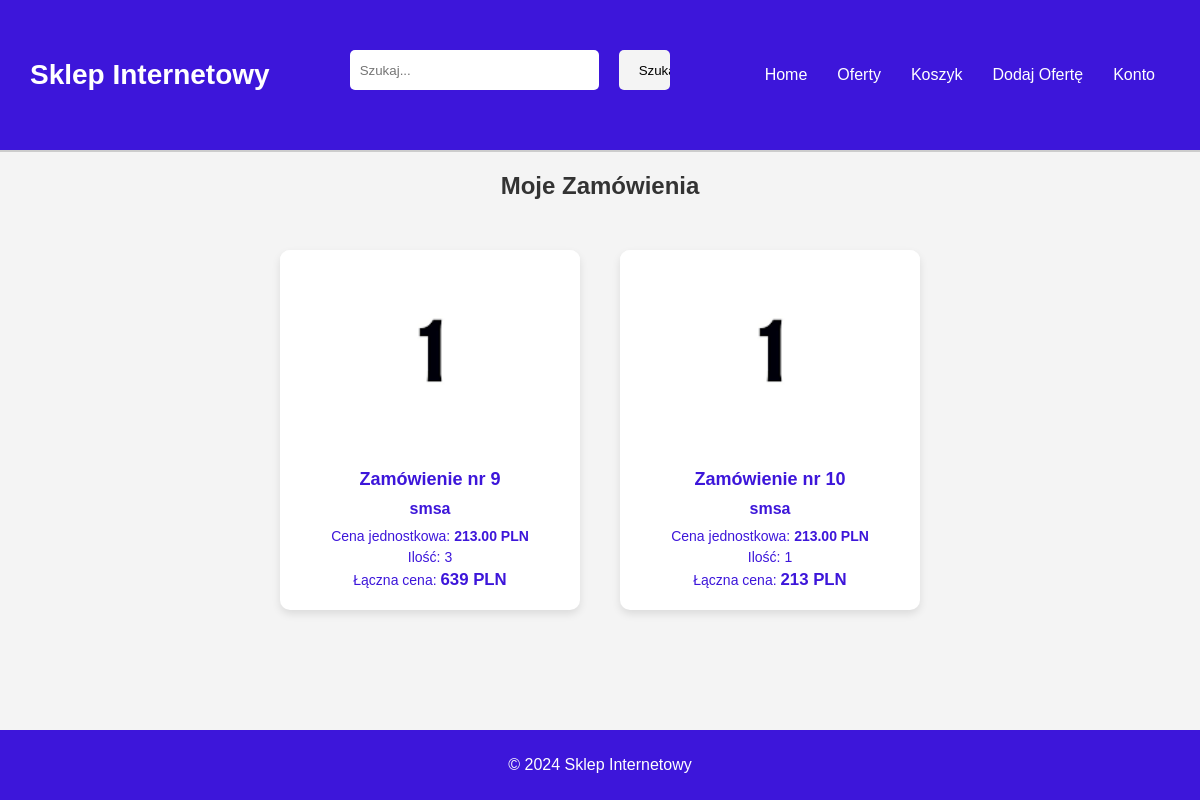
Page /pages/my_orders.php (signed in) on the committed database.
### tables this page shows
CREATE TABLE `order_items` (
  `id` int(11) NOT NULL,
  `order_id` int(11) DEFAULT NULL,
  `offer_id` varchar(50) DEFAULT NULL,
  `quantity` int(11) NOT NULL,
  `user_id` varchar(50) NOT NULL
);

CREATE TABLE `offers` (
  `id` varchar(50) NOT NULL,
  `user_id` varchar(50) DEFAULT NULL,
  `title` varchar(100) NOT NULL,
  `description` text NOT NULL,
  `price` decimal(10,2) NOT NULL,
  `image` varchar(255) DEFAULT NULL
);

### pages/my_orders.php (the view, shortened to what this page needs)
<?php
include("../config/db.php");
include("../templates/header.php");
$user_id = $_SESSION['user_id'];
$query = "SELECT order_items.id AS order_item_id, offers.title, offers.price, order_items.quantity, offers.image
          FROM order_items
          JOIN offers ON order_items.offer_id = offers.id
          JOIN users ON order_items.user_id = users.id
          WHERE users.id = ?";
$stmt = $conn->prepare($query);
$stmt->bind_param('i', $user_id);
$stmt->execute();
$result = $stmt->get_result();
?>
<h2>Moje Zamówienia</h2>
<div class="orders-container">
    <?php if ($result->num_rows > 0): ?>
        <?php while ($row = $result->fetch_assoc()): ?>
            <div class="order-item">
                <div class="order-item-image">
                    <img src="../uploads/<?php echo $row['image']; ?>" alt="<?php echo $row['title']; ?>">
                </div>
                <div class="order-item-details">
                    <h3>Zamówienie nr <?php echo $row['order_item_id']; ?></h3>
                    <h4><?php echo $row['title']; ?></h4>
                    <p>Cena jednostkowa: <span class="price"><?php echo $row['price']; ?> PLN</span></p>
                    <p>Ilość: <?php echo $row['quantity']; ?></p>
                    <p>Łączna cena: <span class="total-price"><?php echo $row['price'] * $row['quantity']; ?> PLN</span></p>
                </div>
            </div>
        <?php endwhile; ?>
    <?php else: ?>
        <p>Nie masz żadnych zamówień.</p>
    <?php endif; ?>
</div>
<?php
include("../templates/footer.php");
?>

### templates/header.php (shortened to what this page needs)
<!DOCTYPE html>
<html lang="pl">
<head>
    <link rel="stylesheet" href="../css/style.css">
</head>
<body>
    <header>
        <div class="container">
            <div class="logo">
                <h1>Sklep Internetowy</h1>
            </div>
            <div class="search-bar">
                <form action="search.php" method="get">
                    <input type="text" name="query" placeholder="Szukaj...">
                    <input type="submit" value="Szukaj">
                </form>
            </div>
            <nav>
                <a href="index.php">Home</a>
                <a href="view_offers.php">Oferty</a>
                <a href="cart.php">Koszyk</a>
                <?php if(isset($_SESSION['user_id'])): ?>
                    <a href="add_offer.php">Dodaj Ofertę</a>
                    <a href="account.php">Konto</a>
                <?php else: ?>
                    <a href="login.php">Zaloguj się</a>
                <?php endif; ?>
            </nav>
        </div>
    </header>

### templates/footer.php
<footer>
        <p>&copy; 2024 Sklep Internetowy</p>
    </footer>
</body>
</html>

### css/style.css (style rules this page uses)
body { font-family: Arial, sans-serif; margin: 0; padding: 0; background-color: #f4f4f4; }
header { background-color: #3d16da; color: white; padding: 10px 0; border-bottom: 2px solid #ccc; }
.orders-container { display: flex; flex-wrap: wrap; gap: 20px; justify-content: center; padding: 20px; }
.order-item { display: flex; flex-direction: column; background-color: #fff; border-radius: 10px; box-shadow: 0 4px 8px rgba(0, 0, 0, 0.1); overflow: hidden; width: 300px; margin: 10px; text-align: center; transition: transform 0.3s ease; }
.order-item img { width: 100%; height: 200px; object-fit: cover; }
.order-item-details { padding: 15px; }
.order-item h3 { font-size: 18px; margin: 0; color: #3d16da; }
.order-item h4 { font-size: 16px; margin: 10px 0; color: #3d16da; }
.order-item p { font-size: 14px; color: #3d16da; margin: 5px 0; }
.order-item .price, .order-item .total-price { font-weight: bold; color: #3d16da; }
.container { width: 95%; margin: 0 auto; display: flex; align-items: center; justify-content: space-between; }
.logo { font-size: 14px; }
nav { display: flex; align-items: center; }
nav a { color: white; margin: 0 15px; text-decoration: none; }
h2 { color: #333; text-align: center; }
form { width: 300px; margin: 20px auto; padding: 20px; border: 1px solid #ccc; border: none; border-radius: 5px; background-color: white; }
form input, form textarea { width: calc(100% - 20px); margin-bottom: 10px; padding: 8px; border: 1px solid #ccc; border-radius: 5px; margin-left: 10px; margin-right: 10px; }
.total-price { font-weight: bold; font-size: 1.2em; }
.search-bar { flex: 1; display: flex; justify-content: center; }
.search-bar form { display: flex; align-items: center; width: 100%; margin-left: 50px; margin-right: 50px; background-color: transparent; border: none; }
.search-bar input[type="text"] { padding: 10px; border: none; height: 40px; width: 85%; border-radius: 5px; margin-right: 10px; flex: 1; box-sizing: border-box; }
.search-bar input[type="submit"] { padding: 10px 20px; border: none; border-radius: 5px; background-color: #f4f4f4; cursor: pointer; width: 15%; height: 40px; box-sizing: border-box; }
footer { background-color: #3d16da; color: white; text-align: center; padding: 10px 0; position: fixed; width: 100%; bottom: 0; }

### rows in the picture
order_items: offer.image (picture), id "9", offer.title "smsa", offer.price "213.00", quantity "3", $row['price'] * $row['quantity'] "639"
order_items: offer.image (picture), id "10", offer.title "smsa", offer.price "213.00", quantity "1", $row['price'] * $row['quantity'] "213"
